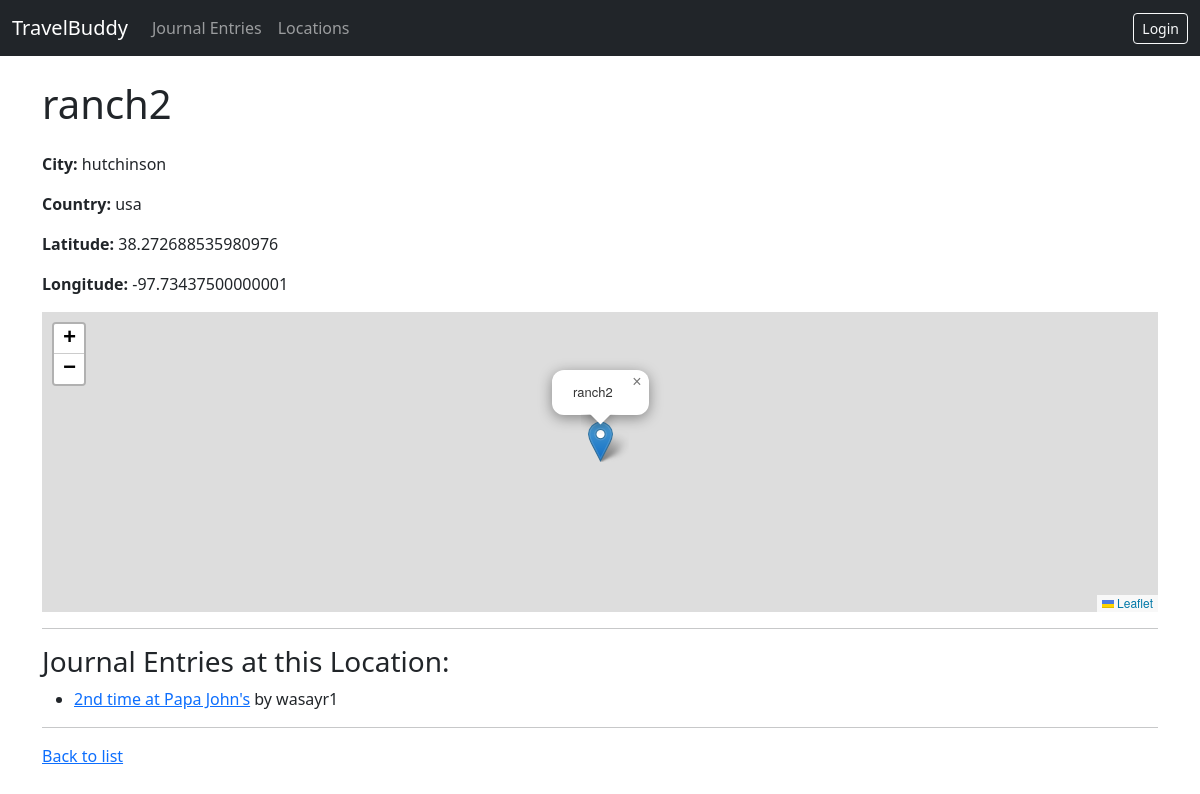
The app's page /project/location/6/ with its own data.
### project/models.py (models this page shows, shortened)
class Location(models.Model):
    name = models.CharField(max_length=100)
    latitude = models.FloatField(null=True, blank=True)
    longitude = models.FloatField(null=True, blank=True)
    country = models.CharField(max_length=100)
    city = models.CharField(max_length=100)

class JournalEntry(models.Model):
    title = models.CharField(max_length=200)
    content = models.TextField()
    created_date = models.DateTimeField(auto_now_add=True)
    updated_date = models.DateTimeField(auto_now=True)
    user = models.ForeignKey(User, on_delete=models.CASCADE)
    location = models.ForeignKey(Location, on_delete=models.SET_NULL, null=True, blank=True)
    image = models.ImageField(upload_to='journal_images/', blank=True, null=True)
    tags = models.ManyToManyField('Tag', through='EntryTag', blank=True)

### project/views.py (the view)
# urls.py: path('location/<int:pk>/', views.LocationDetailView.as_view(), name='location-detail'),
class LocationDetailView(generic.DetailView):
    model = Location
    context_object_name = 'location'
    template_name = 'project/location_detail.html'

### project/templates/project/location_detail.html (shortened to what this page needs)
{% extends "project/base.html" %}
{% block header %}{{ location.name }}{% endblock %}
{% block content %}
    <p><strong>City:</strong> {{ location.city }}</p>
    <p><strong>Country:</strong> {{ location.country }}</p>
    <p><strong>Latitude:</strong> {{ location.latitude|default:"N/A" }}</p>
    <p><strong>Longitude:</strong> {{ location.longitude|default:"N/A" }}</p>
    {% if location.latitude and location.longitude %}
    <div id="map" style="height: 300px; margin-bottom: 1em;"></div>
    <link rel="stylesheet" href="https://unpkg.com/leaflet/dist/leaflet.css" />
    {% endif %}
    <hr>
    <h3>Journal Entries at this Location:</h3>
    {% with entries=location.journalentry_set.all %}
        {% if entries %}
            <ul>
            {% for entry in entries %}
                <li>
                  <a href="{% url 'project:entry-detail' pk=entry.pk %}">{{ entry.title }}</a>
                  by {{ entry.user.username }}
                </li>
            {% endfor %}
            </ul>
        {% else %}
            <p>No journal entries recorded here yet.</p>
        {% endif %}
    {% endwith %}
    <hr>
    <a href="{% url 'project:location-list' %}">Back to list</a>
{% endblock %}

### project/templates/project/base.html (style rules this page uses)
body { padding-top: 56px; }

### records on screen
Location: name "ranch2", city "hutchinson", country "usa", latitude "38.272688535980976", longitude "-97.73437500000001"
JournalEntry: title "2nd time at Papa John's", user.username "wasayr1"
